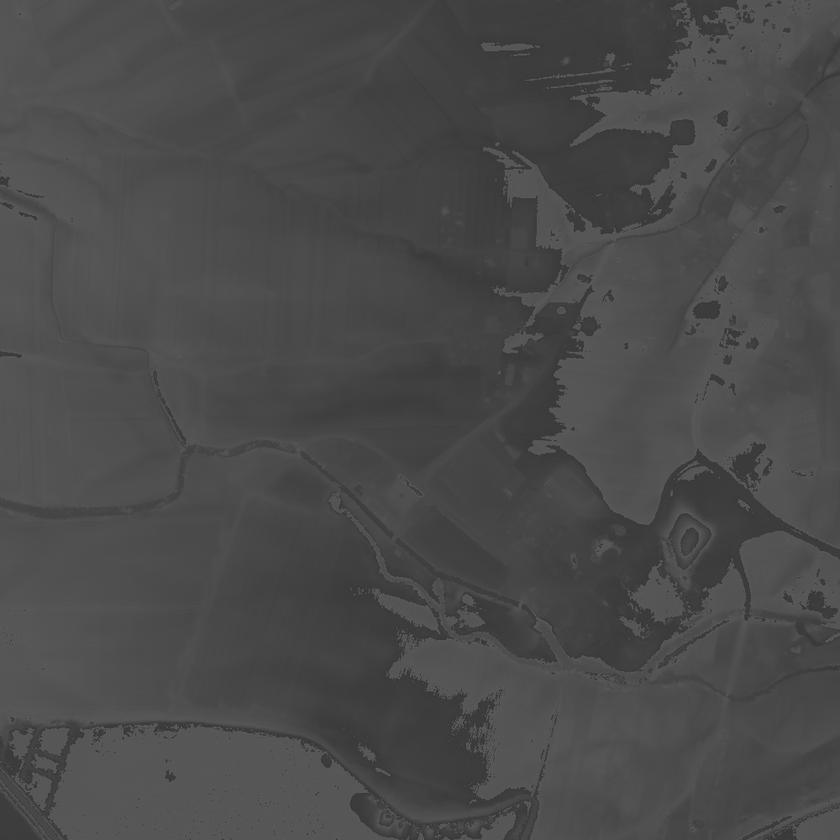
#> input picture slike/heightmap.png, 840 x 840 px, shrunk from 1000 x 1000 before the run
$ python slope.py   (older library calls are emulated)
#> lines starting #> are read from the running program, lines starting #| are printed output that depends on the picture
import numpy as np
import cv2
import math
import matplotlib.pyplot as plt

# Let V be the set of vegetable species to be distributed and
# v a particular species in that set. Since sp is
# the position of the seed, the altitude of the seed
# can be obtained directly in meters from
# the height-map height(sp) . The slope where a seed is situated, sp,

# calculating slope from heightmap
import numpy as np
heightmap = cv2.imread('slike/heightmap.png')
#> heightmap is the input picture: shape (840, 840, 3); min 49, max 98, mean 74.2

sobelx = cv2.Sobel(heightmap,cv2.CV_64F,1,0,ksize=5)  # x
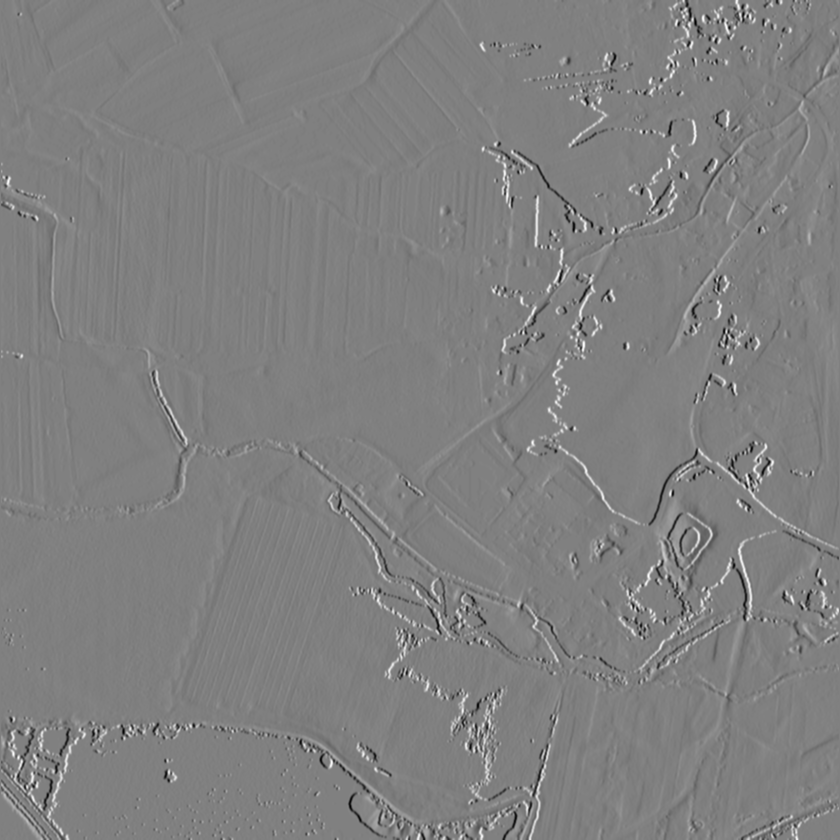
#> sobelx: shape (840, 840, 3) float64; min -1509, max 1487, mean -0.9; drawn with min black and max white
sobely = cv2.Sobel(heightmap,cv2.CV_64F,0,1,ksize=5)  # y
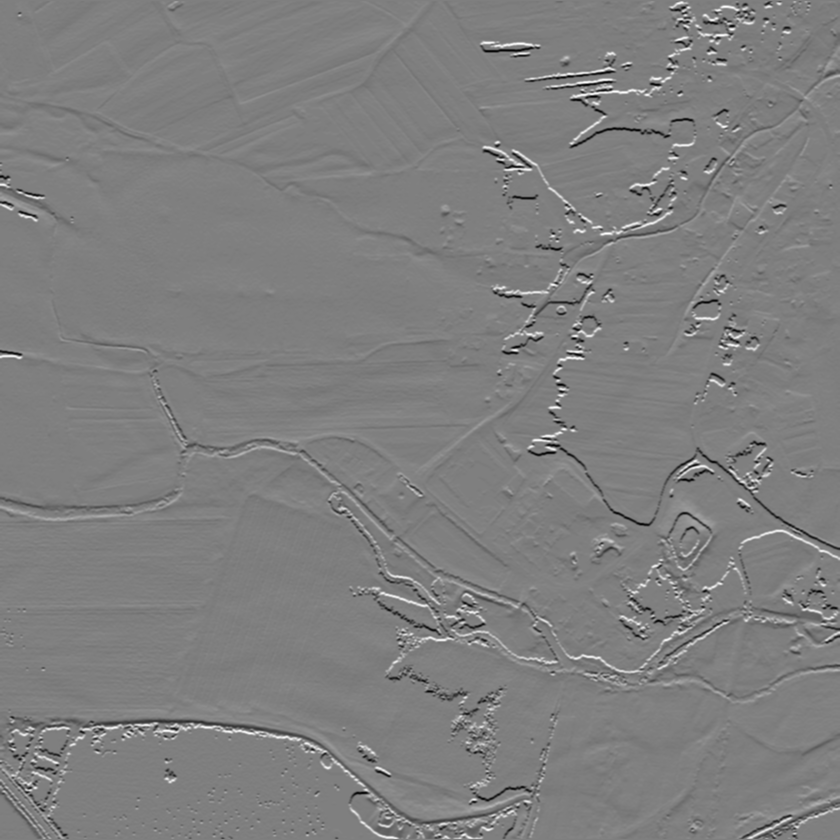
#> sobely: shape (840, 840, 3) float64; min -1496, max 1504, mean 1.2; drawn with min black and max white

dst_y = cv2.convertScaleAbs(sobely)
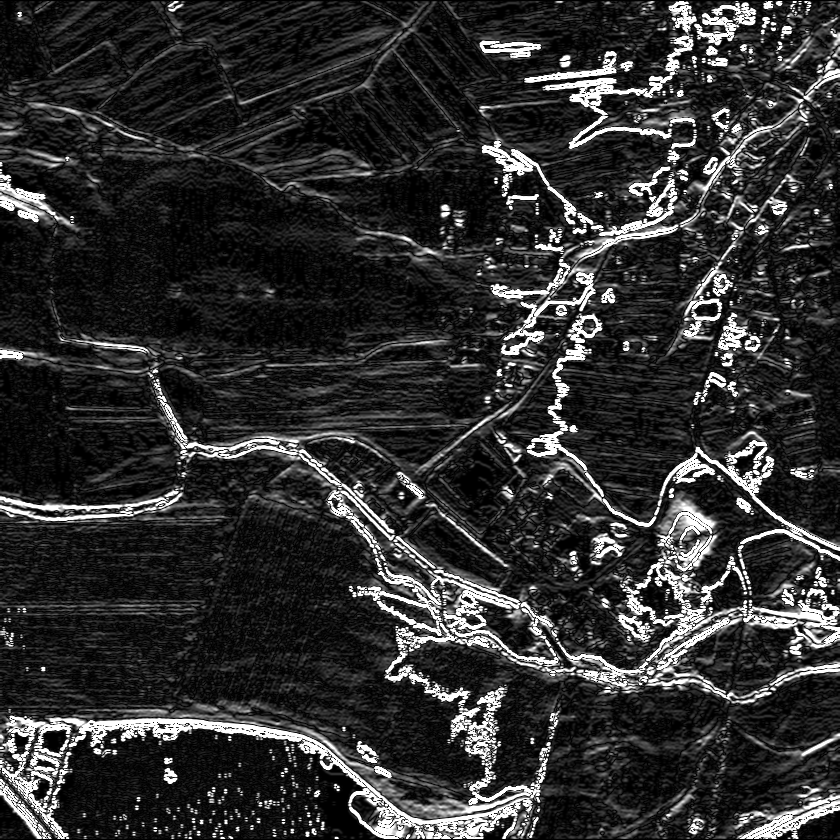
#> dst_y: shape (840, 840, 3); min 0, max 255, mean 47.8
dst_x = cv2.convertScaleAbs(sobelx)
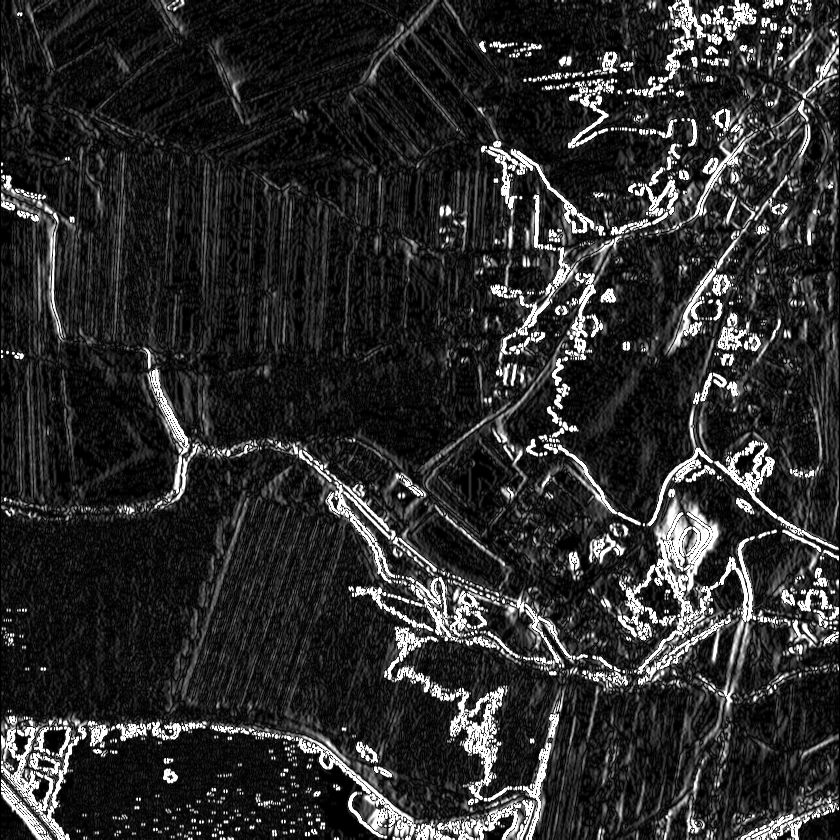
#> dst_x: shape (840, 840, 3); min 0, max 255, mean 44.2
slope_image = cv2.addWeighted(dst_x, 0.5, dst_y, 0.5, 0)
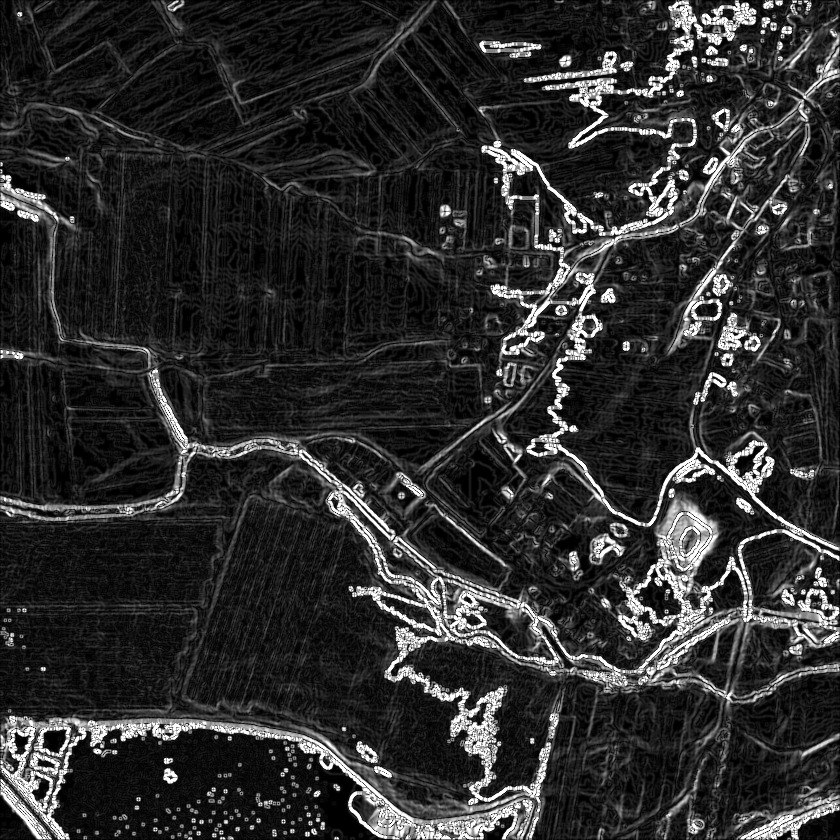
#> slope_image: shape (840, 840, 3); min 0, max 255, mean 46

cv2.imwrite('slike/slope_image.png', slope_image)

# cv2.waitKey(0)
# cv2.destroyAllWindows()
# Hopefully see some edges
# plt.imshow(sobel,cmap=plt.cm.gray)
# sobel filter - za zracun slope, to si mal poglej ce je res

# def GetSteepness(heightmap, x,y):
#     height = heightmap[x, y]
#     # print(height)
# #    Compute the differentials by stepping over 1 in both directions.
#     #    TODO: Ensure these are inside the heightmap before sampling.
#     dx = heightmap[x + 1, y] - height
#     dy = heightmap[x, y + 1] - height
# #    The "steepness" is the magnitude of the gradient vector
# #    For a faster but not as accurate computation, you can just use abs(dx) + abs(dy)
#     # return math.sqrt(dx * dx + dy * dy)
#     return abs(dx) + abs(dy)

# print(img)
# stepness = GetSteepness(img, 100, 100)
# print(stepness)


#scratch implementatcion
